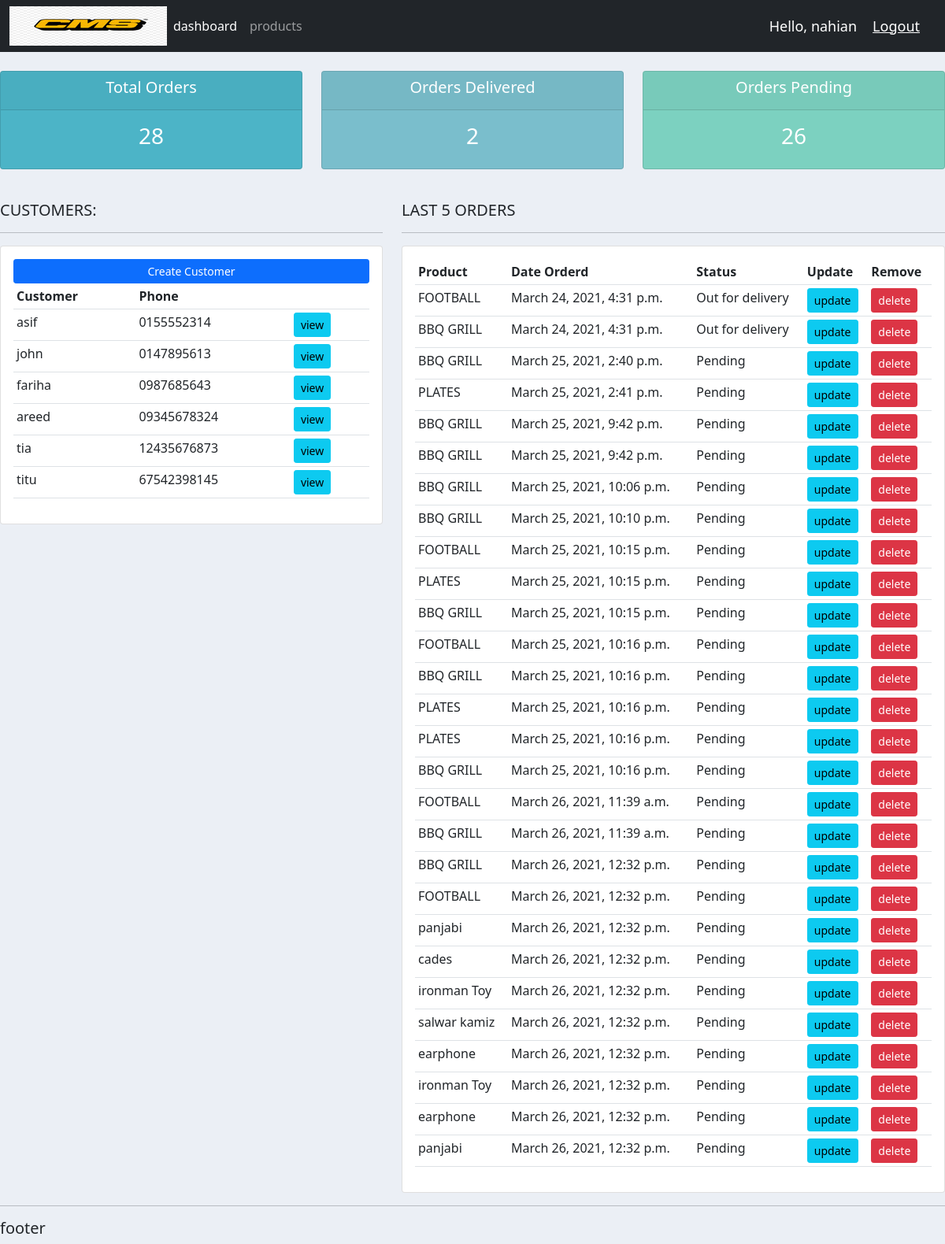
Before: / (signed in) with the older database file.
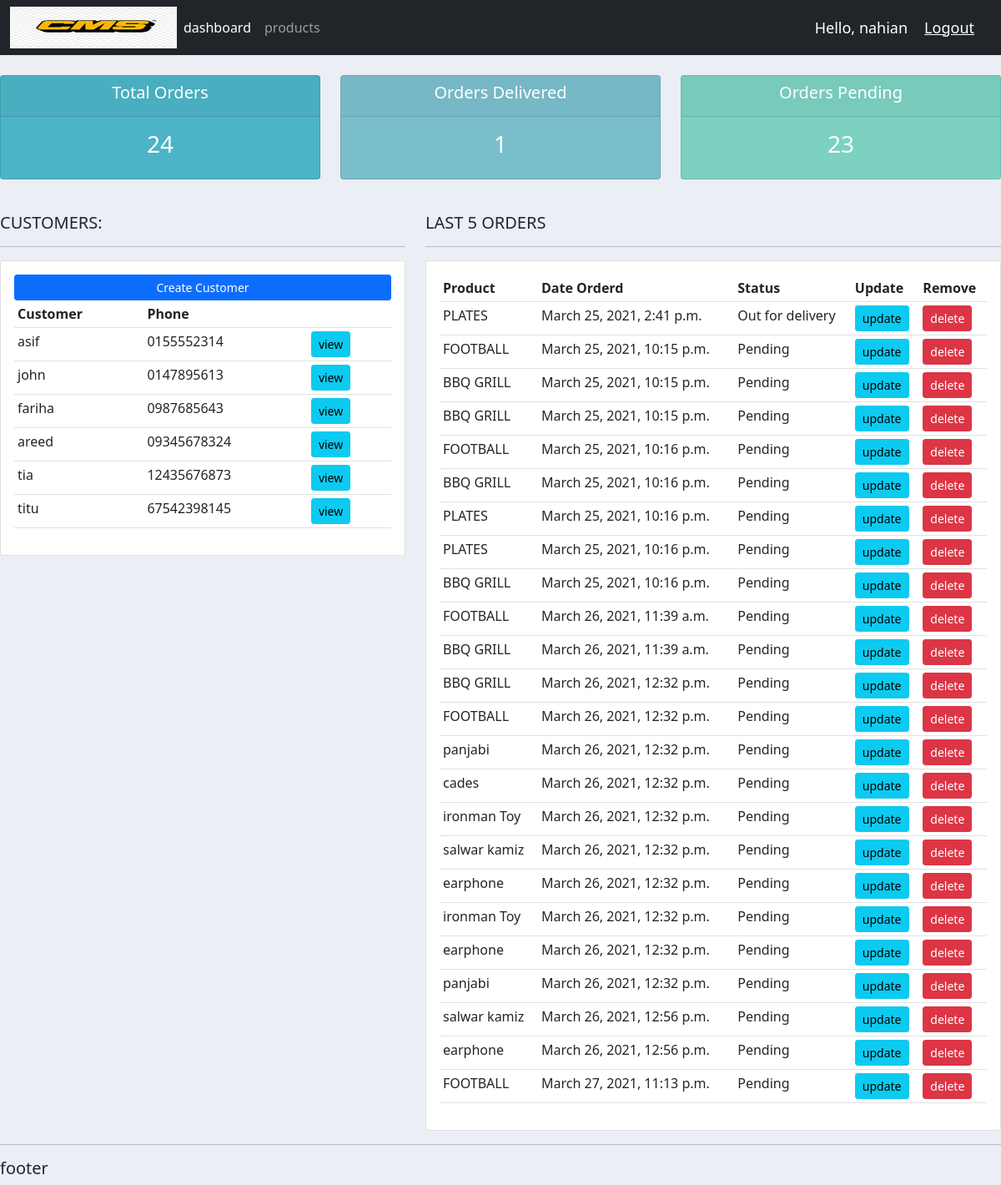
After: the same page with the newer database file.
### accounts/models.py (models this page shows, shortened)
class customer(models.Model):
	name = models.CharField(max_length=200, null=True)
	Phone = models.CharField(max_length=200, null=True)
	email = models.CharField(max_length=200, null=True)
	date_created = models.DateTimeField(auto_now_add=True, null=True)

class order(models.Model):
	STATUS = (
		('Pending' , 'Pending'),
		('Out for delivery' , 'Out for delivery'),
		)
	customer = models.ForeignKey(customer, null=True, on_delete= models.SET_NULL)
	product = models.ForeignKey(product, null=True, on_delete= models.SET_NULL)
	date_created = models.DateTimeField(auto_now_add=True, null=True)
	status = models.CharField(max_length=200, null=True, choices=STATUS)
	note = models.CharField(max_length=1000, null=True)

class product(models.Model):
	CATEGORY =(
		('Indoor' , 'Indoor'),
		('Out Door' , 'Out Door'),
		)
	name = models.CharField(max_length=200, null=True)
	price = models.FloatField(null=True)
	category = models.CharField(max_length=200, null=True, choices=CATEGORY)
	description = models.CharField(max_length=200, null=True)
	date_created = models.DateTimeField(auto_now_add=True, null=True)
	tag = models.ManyToManyField(tag)
	def __str__(self):
		return self.name

### accounts/views.py (the view)
# urls.py: path('', views.home, name='home'),
@login_required(login_url='login')
def home(request):
	orders = order.objects.all()
	customers = customer.objects.all()
	total_customers = customers.count()
	total_orders = orders.count()
	delivered = orders.filter(status='Out for delivery').count()
	pending = orders.filter(status='Pending').count()
	context = {'orders' :orders, 'customers' :customers, 'total_orders' :total_orders, 'delivered' :delivered , 'pending' :pending  }
	return render(request, 'accounts/dashboard.html',context)

### accounts/templates/accounts/dashboard.html
{% extends 'accounts/main.html'%}
{% block content %}
{% include 'accounts/status.html'%}
	<br>
<div class="row">
	<div class="col-md-5">
		<h5>CUSTOMERS:</h5>
		<hr>
		<div class="card card-body">
			<a class="btn btn-primary  btn-sm btn-block" href="">Create Customer</a>
			<table class="table table-sm">
				<tr>
					<th>Customer</th>
					<th>Phone</th>
					<th></th>
				</tr>
				{% for i in customers %}
				<tr>
					<td>{{i.name}}</td>
					<td>{{i.Phone}}</td>
					<td><a class="btn btn-sm btn-info" href="{% url 'customers' i.id %}">view</a></td>
				</tr>
				{% endfor %}
			</table>
		</div>
	</div>
	<div class="col-md-7">
		<h5>LAST 5 ORDERS</h5>
		<hr>
		<div class="card card-body">
			<table class="table table-sm">
				<tr>
					<th>Product</th>
					<th>Date Orderd</th>
					<th>Status</th>
					<th>Update</th>
					<th>Remove</th>
				</tr>
				{% for i in orders %}
				<tr>
					<td>{{i.product}}</td>
					<td>{{i.date_created}}</td>
					<td>{{i.status}}</td>
					<td><a class="btn btn-sm btn-info" href="{% url 'update_order' i.id %}">update</a></td>
					<td><a class="btn btn-sm btn-danger" href="{% url 'delete_order' i.id %}">delete</a></td>
				</tr>
				{% endfor %}
			</table>
		</div>
	</div>
</div>
{% endblock %}

### accounts/templates/accounts/main.html (shortened to what this page needs)
{% load static %}
<!DOCTYPE html>
<html>
<head>
	<link href="https://cdn.jsdelivr.net/npm/bootstrap@5.0.0-beta2/dist/css/bootstrap.min.css" rel="stylesheet">
<link rel="stylesheet" type="text/css" href="{% static 'css/main.css'%}">
</head>
<body>
	{% include 'accounts/navbar.html'%}
		{% block content %}
		 {% endblock %}
	<hr>
	<h5>footer</h5>
</body>
</html>

### accounts/templates/accounts/navbar.html (shortened to what this page needs)
{% load static %}
<nav class="navbar navbar-expand-lg navbar-dark bg-dark">
  <div class="container-fluid">
    <img src="{% static 'images/cms2.jpg'%}">
    <div class="collapse navbar-collapse" id="navbarNav">
      <ul class="navbar-nav">
        <li class="nav-item">
          <a class="nav-link active" aria-current="page" href="{% url 'home' %}">dashboard</a>
        </li>
        <li class="nav-item">
          <a class="nav-link" href="{% url 'products' %}">products</a>
        </li>
      </ul>
    </div>
    <span class="hello-msg">Hello, {{request.user}}</span>
  <span ><a  class="hello-msg" href="{% url 'logout' %}">Logout</a></span>
  </div>
</nav>

### accounts/templates/accounts/status.html
<br>
<div class="row">
	<div class="col">
		<div class="col-md">
			<div class="card text-center text-white  mb-3" id="total-orders">
			  	<div class="card-header">
			  		<h5 class="card-title">Total Orders</h5>
			  	</div>
			  	<div class="card-body">
			    	<h3 class="card-title">{{total_orders}}</h3>
			  	</div>
			</div>
		</div>
	</div>
	<div class="col">
		<div class="col-md">
			<div class="card text-center text-white  mb-3" id="orders-delivered">
			  	<div class="card-header">
			  		<h5 class="card-title">Orders Delivered</h5>
			  	</div>
			  	<div class="card-body">
			    	<h3 class="card-title">{{delivered}}</h3>
			  	</div>
			</div>
		</div>
	</div>
	<div class="col">
		<div class="col-md">
			<div class="card text-center text-white  mb-3" id="orders-pending">
			  	<div class="card-header">
			  		<h5 class="card-title">Orders Pending</h5>
			  	</div>
			  	<div class="card-body">
			    	<h3 class="card-title">{{pending}}</h3>
			  	</div>
			</div>
		</div>
	</div>
</div>

### static/css/main.css (style rules this page uses)
body { background-color: #ebeff5; }
#total-orders { background-color: #4cb4c7; }
#orders-delivered { background-color: #7abecc; }
#orders-pending { background-color: #7CD1C0; }

### accounts/templates/accounts/navbar.html (style rules this page uses)
.hello-msg { font-size: 18px; color: #fff; margin-right: 20px; }

Changed rows visible on the page:
removed order: product "FOOTBALL", date_created "March 24, 2021, 4:31 p.m.", status "Out for delivery"
removed order: product "BBQ GRILL", date_created "March 24, 2021, 4:31 p.m.", status "Out for delivery"
removed order: product "BBQ GRILL", date_created "March 25, 2021, 2:40 p.m.", status "Pending"
removed order: product "BBQ GRILL", date_created "March 25, 2021, 9:42 p.m.", status "Pending"
removed order: product "BBQ GRILL", date_created "March 25, 2021, 9:42 p.m.", status "Pending"
removed order: product "BBQ GRILL", date_created "March 25, 2021, 10:06 p.m.", status "Pending"
removed order: product "BBQ GRILL", date_created "March 25, 2021, 10:10 p.m.", status "Pending"
changed order: status "Pending" → "Out for delivery"
changed order (number 3 of 24 on the later page): product "PLATES" → "BBQ GRILL"
added order: product "salwar kamiz", date_created "March 26, 2021, 12:56 p.m.", status "Pending"
added order: product "earphone", date_created "March 26, 2021, 12:56 p.m.", status "Pending"
added order: product "FOOTBALL", date_created "March 27, 2021, 11:13 p.m.", status "Pending"
Other visible differences:
{{ total_orders }}: "28" → "24"
{{ delivered }}: "2" → "1"
{{ pending }}: "26" → "23"
